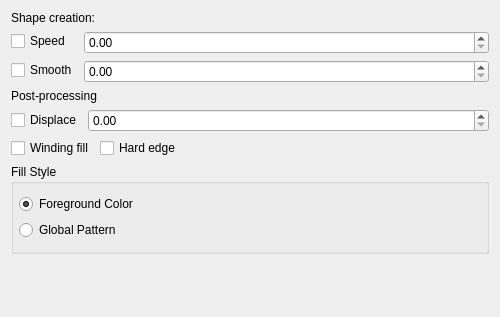
<?xml version="1.0" encoding="utf-8"?>
<ui version="4.0">
 <author>
    SPDX-FileCopyrightText: none
    SPDX-License-Identifier: GPL-3.0-or-later
  </author>
 <class>WdgExperimentOptions</class>
 <widget class="QWidget" name="WdgExperimentOptions">
  <property name="geometry">
   <rect>
    <x>0</x>
    <y>0</y>
    <width>500</width>
    <height>317</height>
   </rect>
  </property>
  <property name="sizePolicy">
   <sizepolicy hsizetype="Expanding" vsizetype="Preferred">
    <horstretch>255</horstretch>
    <verstretch>255</verstretch>
   </sizepolicy>
  </property>
  <property name="minimumSize">
   <size>
    <width>500</width>
    <height>290</height>
   </size>
  </property>
  <layout class="QVBoxLayout" name="verticalLayout_2">
   <item>
    <widget class="QLabel" name="label_2">
     <property name="text">
      <string>Shape creation:</string>
     </property>
    </widget>
   </item>
   <item>
    <layout class="QFormLayout" name="formLayout">
     <property name="sizeConstraint">
      <enum>QLayout::SetMaximumSize</enum>
     </property>
     <property name="fieldGrowthPolicy">
      <enum>QFormLayout::ExpandingFieldsGrow</enum>
     </property>
     <property name="labelAlignment">
      <set>Qt::AlignLeading|Qt::AlignLeft|Qt::AlignVCenter</set>
     </property>
     <item column="1" row="0">
      <widget class="KisDoubleSliderSpinBox" name="speed" native="true">
       <property name="sizePolicy">
        <sizepolicy hsizetype="Expanding" vsizetype="Preferred">
         <horstretch>0</horstretch>
         <verstretch>0</verstretch>
        </sizepolicy>
       </property>
      </widget>
     </item>
     <item column="1" row="1">
      <widget class="KisDoubleSliderSpinBox" name="smoothThreshold" native="true">
       <property name="sizePolicy">
        <sizepolicy hsizetype="Expanding" vsizetype="Preferred">
         <horstretch>0</horstretch>
         <verstretch>0</verstretch>
        </sizepolicy>
       </property>
      </widget>
     </item>
     <item column="0" row="1">
      <widget class="QCheckBox" name="smoothCHBox">
       <property name="text">
        <string comment="Noun for an experiment brush shape smoothness">Smooth</string>
       </property>
      </widget>
     </item>
     <item column="0" row="0">
      <widget class="QCheckBox" name="speedCHBox">
       <property name="sizePolicy">
        <sizepolicy hsizetype="Minimum" vsizetype="Fixed">
         <horstretch>0</horstretch>
         <verstretch>0</verstretch>
        </sizepolicy>
       </property>
       <property name="text">
        <string>Speed</string>
       </property>
      </widget>
     </item>
    </layout>
   </item>
   <item>
    <widget class="QLabel" name="lblPostprocessing">
     <property name="text">
      <string>Post-processing</string>
     </property>
    </widget>
   </item>
   <item>
    <layout class="QHBoxLayout" name="displaceLayout" stretch="0,1">
     <item>
      <widget class="QCheckBox" name="displaceCHBox">
       <property name="text">
        <string>Displace</string>
       </property>
      </widget>
     </item>
     <item>
      <widget class="KisDoubleSliderSpinBox" name="displaceStrength" native="true"/>
     </item>
    </layout>
   </item>
   <item>
    <layout class="QHBoxLayout" name="fillLayout" stretch="0,1">
     <item>
      <widget class="QCheckBox" name="windingFillCHBox">
       <property name="text">
        <string>Winding fill</string>
       </property>
      </widget>
     </item>
     <item>
      <widget class="QCheckBox" name="hardEdgeCHBox">
       <property name="text">
        <string>Hard edge</string>
       </property>
      </widget>
     </item>
    </layout>
   </item>
   <item>
    <widget class="QGroupBox" name="fillStylGroupBox">
     <property name="minimumSize">
      <size>
       <width>0</width>
       <height>90</height>
      </size>
     </property>
     <property name="title">
      <string>Fill Style</string>
     </property>
     <property name="flat">
      <bool>false</bool>
     </property>
     <property name="checkable">
      <bool>false</bool>
     </property>
     <layout class="QVBoxLayout" name="verticalLayout">
      <property name="spacing">
       <number>5</number>
      </property>
      <property name="leftMargin">
       <number>5</number>
      </property>
      <item>
       <widget class="QRadioButton" name="solidColorButton">
        <property name="text">
         <string>Foreground Color</string>
        </property>
        <property name="checked">
         <bool>true</bool>
        </property>
       </widget>
      </item>
      <item>
       <widget class="QRadioButton" name="patternButton">
        <property name="text">
         <string>Global Pattern</string>
        </property>
       </widget>
      </item>
     </layout>
    </widget>
   </item>
   <item>
    <spacer name="verticalSpacer">
     <property name="orientation">
      <enum>Qt::Vertical</enum>
     </property>
     <property name="sizeHint" stdset="0">
      <size>
       <width>20</width>
       <height>40</height>
      </size>
     </property>
    </spacer>
   </item>
  </layout>
 </widget>
 <customwidgets>
  <customwidget>
   <class>KisDoubleSliderSpinBox</class>
   <extends>QDoubleSpinBox</extends>
   <header>kis_slider_spin_box.h</header>
   <container>1</container>
  </customwidget>
 </customwidgets>
 <resources/>
 <connections/>
</ui>
